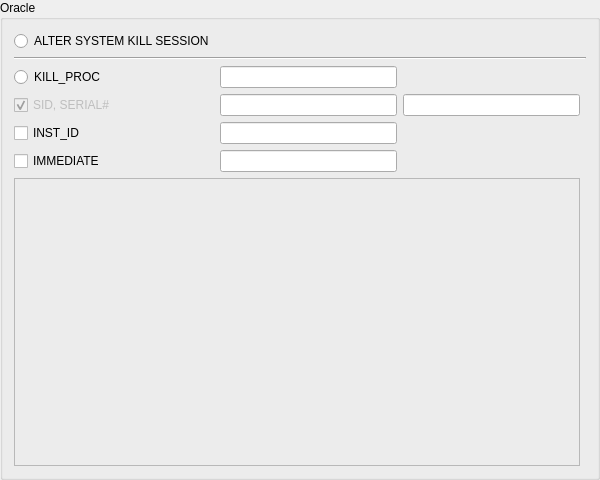
<?xml version="1.0" encoding="UTF-8"?>
<ui version="4.0">
 <class>toSessionSetupUI</class>
 <widget class="QWidget" name="toSessionSetupUI">
  <property name="geometry">
   <rect>
    <x>0</x>
    <y>0</y>
    <width>600</width>
    <height>480</height>
   </rect>
  </property>
  <property name="sizePolicy">
   <sizepolicy hsizetype="Expanding" vsizetype="Preferred">
    <horstretch>0</horstretch>
    <verstretch>0</verstretch>
   </sizepolicy>
  </property>
  <property name="minimumSize">
   <size>
    <width>600</width>
    <height>0</height>
   </size>
  </property>
  <property name="windowTitle">
   <string>Form1</string>
  </property>
  <property name="toolTip">
   <string>Automatically save file when closing editor (Without asking any questions).</string>
  </property>
  <layout class="QGridLayout">
   <property name="margin">
    <number>0</number>
   </property>
   <property name="spacing">
    <number>6</number>
   </property>
   <item row="0" column="0">
    <widget class="QGroupBox" name="GroupBox1">
     <property name="title">
      <string>Oracle</string>
     </property>
     <layout class="QGridLayout">
      <property name="margin">
       <number>11</number>
      </property>
      <property name="spacing">
       <number>6</number>
      </property>
      <item row="6" column="1">
       <widget class="QLineEdit" name="KillProcImmediate">
        <property name="text">
         <string/>
        </property>
       </widget>
      </item>
      <item row="0" column="0">
       <widget class="QRadioButton" name="radioButtonAlter">
        <property name="text">
         <string>ALTER SYSTEM KILL SESSION</string>
        </property>
       </widget>
      </item>
      <item row="6" column="0">
       <widget class="QCheckBox" name="KillProcImmediateBool">
        <property name="text">
         <string>IMMEDIATE</string>
        </property>
       </widget>
      </item>
      <item row="5" column="1">
       <widget class="QLineEdit" name="KillProcInstance">
        <property name="text">
         <string/>
        </property>
       </widget>
      </item>
      <item row="4" column="2">
       <widget class="QLineEdit" name="KillProcSerial">
        <property name="text">
         <string/>
        </property>
       </widget>
      </item>
      <item row="1" column="0" colspan="4">
       <widget class="Line" name="line">
        <property name="orientation">
         <enum>Qt::Horizontal</enum>
        </property>
       </widget>
      </item>
      <item row="4" column="0">
       <widget class="QCheckBox" name="checkBoxSidSerial">
        <property name="enabled">
         <bool>false</bool>
        </property>
        <property name="text">
         <string>SID, SERIAL#</string>
        </property>
        <property name="checked">
         <bool>true</bool>
        </property>
       </widget>
      </item>
      <item row="4" column="1">
       <widget class="QLineEdit" name="KillProcSID">
        <property name="text">
         <string/>
        </property>
       </widget>
      </item>
      <item row="5" column="0">
       <widget class="QCheckBox" name="KillProcInstanceBool">
        <property name="text">
         <string>INST_ID</string>
        </property>
       </widget>
      </item>
      <item row="3" column="1">
       <widget class="QLineEdit" name="KillProcName">
        <property name="text">
         <string/>
        </property>
       </widget>
      </item>
      <item row="3" column="0">
       <widget class="QRadioButton" name="radioButtonKillProc">
        <property name="text">
         <string>KILL_PROC</string>
        </property>
       </widget>
      </item>
      <item row="7" column="0" colspan="3">
       <widget class="toSqlText" name="SQLText">
        <property name="frameShape">
         <enum>QFrame::StyledPanel</enum>
        </property>
        <property name="frameShadow">
         <enum>QFrame::Raised</enum>
        </property>
       </widget>
      </item>
     </layout>
    </widget>
   </item>
  </layout>
 </widget>
 <layoutdefault spacing="6" margin="11"/>
 <customwidgets>
  <customwidget>
   <class>toSqlText</class>
   <extends>QFrame</extends>
   <header>editor/tosqltext.h</header>
   <container>1</container>
  </customwidget>
 </customwidgets>
 <resources/>
 <connections>
  <connection>
   <sender>KillProcInstanceBool</sender>
   <signal>clicked(bool)</signal>
   <receiver>KillProcInstance</receiver>
   <slot>setEnabled(bool)</slot>
   <hints>
    <hint type="sourcelabel">
     <x>54</x>
     <y>124</y>
    </hint>
    <hint type="destinationlabel">
     <x>194</x>
     <y>122</y>
    </hint>
   </hints>
  </connection>
  <connection>
   <sender>KillProcImmediateBool</sender>
   <signal>clicked(bool)</signal>
   <receiver>KillProcImmediate</receiver>
   <slot>setEnabled(bool)</slot>
   <hints>
    <hint type="sourcelabel">
     <x>55</x>
     <y>144</y>
    </hint>
    <hint type="destinationlabel">
     <x>205</x>
     <y>148</y>
    </hint>
   </hints>
  </connection>
  <connection>
   <sender>radioButtonAlter</sender>
   <signal>toggled(bool)</signal>
   <receiver>KillProcInstanceBool</receiver>
   <slot>setDisabled(bool)</slot>
   <hints>
    <hint type="sourcelabel">
     <x>93</x>
     <y>33</y>
    </hint>
    <hint type="destinationlabel">
     <x>93</x>
     <y>118</y>
    </hint>
   </hints>
  </connection>
  <connection>
   <sender>radioButtonAlter</sender>
   <signal>toggled(bool)</signal>
   <receiver>KillProcImmediateBool</receiver>
   <slot>setDisabled(bool)</slot>
   <hints>
    <hint type="sourcelabel">
     <x>93</x>
     <y>33</y>
    </hint>
    <hint type="destinationlabel">
     <x>93</x>
     <y>144</y>
    </hint>
   </hints>
  </connection>
  <connection>
   <sender>radioButtonAlter</sender>
   <signal>toggled(bool)</signal>
   <receiver>KillProcSID</receiver>
   <slot>setDisabled(bool)</slot>
   <hints>
    <hint type="sourcelabel">
     <x>93</x>
     <y>33</y>
    </hint>
    <hint type="destinationlabel">
     <x>279</x>
     <y>92</y>
    </hint>
   </hints>
  </connection>
  <connection>
   <sender>radioButtonAlter</sender>
   <signal>toggled(bool)</signal>
   <receiver>KillProcSerial</receiver>
   <slot>setDisabled(bool)</slot>
   <hints>
    <hint type="sourcelabel">
     <x>93</x>
     <y>33</y>
    </hint>
    <hint type="destinationlabel">
     <x>483</x>
     <y>92</y>
    </hint>
   </hints>
  </connection>
  <connection>
   <sender>radioButtonAlter</sender>
   <signal>toggled(bool)</signal>
   <receiver>KillProcName</receiver>
   <slot>setDisabled(bool)</slot>
   <hints>
    <hint type="sourcelabel">
     <x>93</x>
     <y>33</y>
    </hint>
    <hint type="destinationlabel">
     <x>279</x>
     <y>66</y>
    </hint>
   </hints>
  </connection>
 </connections>
</ui>
